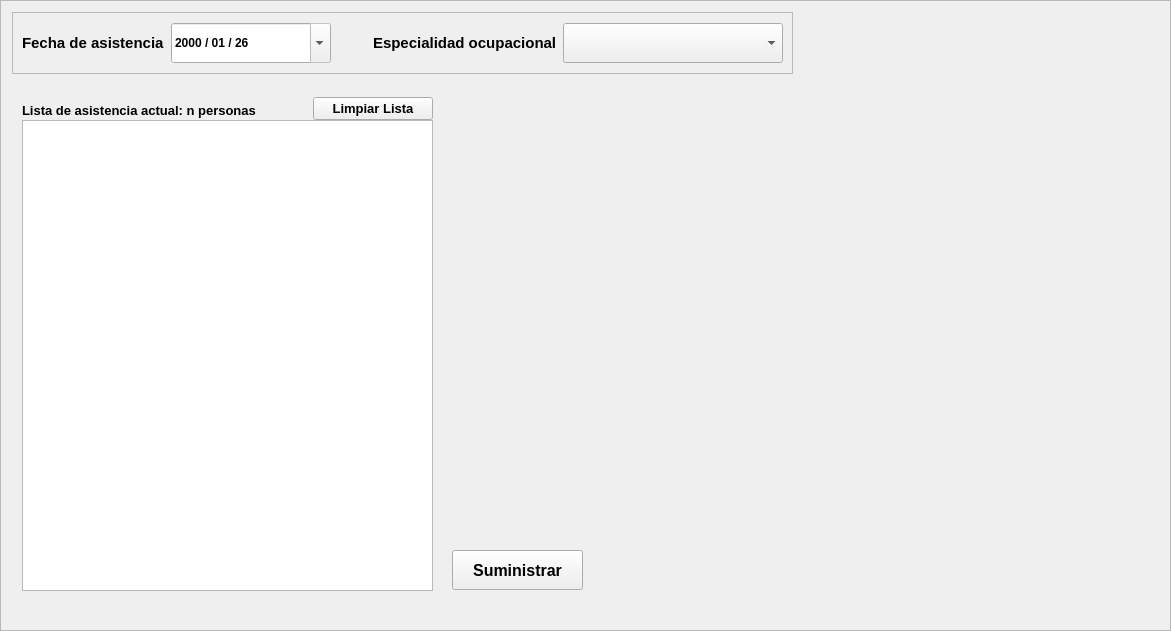
           <widget class="QFrame" name="frame_registros">
            <property name="minimumSize">
             <size>
              <width>1171</width>
              <height>631</height>
             </size>
            </property>
            <property name="maximumSize">
             <size>
              <width>1271</width>
              <height>631</height>
             </size>
            </property>
            <property name="frameShape">
             <enum>QFrame::StyledPanel</enum>
            </property>
            <property name="frameShadow">
             <enum>QFrame::Raised</enum>
            </property>
            <property name="tipo" stdset="0">
             <string>espacio_form</string>
            </property>
            <layout class="QVBoxLayout" name="verticalLayout_7">
             <item>
              <widget class="QFrame" name="frame_filtro">
               <property name="minimumSize">
                <size>
                 <width>781</width>
                 <height>62</height>
                </size>
               </property>
               <property name="maximumSize">
                <size>
                 <width>781</width>
                 <height>62</height>
                </size>
               </property>
               <property name="frameShape">
                <enum>QFrame::StyledPanel</enum>
               </property>
               <property name="frameShadow">
                <enum>QFrame::Raised</enum>
               </property>
               <layout class="QHBoxLayout" name="horizontalLayout_4">
                <item>
                 <layout class="QHBoxLayout" name="horizontalLayout_2">
                  <item alignment="Qt::AlignLeft">
                   <widget class="QLabel" name="label_filtro_fecha_asistencia">
                    <property name="minimumSize">
                     <size>
                      <width>0</width>
                      <height>0</height>
                     </size>
                    </property>
                    <property name="maximumSize">
                     <size>
                      <width>143</width>
                      <height>16777215</height>
                     </size>
                    </property>
                    <property name="font">
                     <font>
                      <family>Segoe UI</family>
                      <pointsize>15</pointsize>
                      <weight>75</weight>
                      <italic>false</italic>
                      <bold>true</bold>
                     </font>
                    </property>
                    <property name="styleSheet">
                     <string notr="true"/>
                    </property>
                    <property name="text">
                     <string>&lt;html&gt;&lt;head/&gt;&lt;body&gt;&lt;p&gt;&lt;span style=&quot; font-size:11pt;&quot;&gt;Fecha de asistencia&lt;/span&gt;&lt;/p&gt;&lt;/body&gt;&lt;/html&gt;</string>
                    </property>
                    <property name="alignment">
                     <set>Qt::AlignLeading|Qt::AlignLeft|Qt::AlignVCenter</set>
                    </property>
                    <property name="tipo" stdset="0">
                     <string>titulo_qlineedit</string>
                    </property>
                   </widget>
                  </item>
                  <item alignment="Qt::AlignLeft">
                   <widget class="QDateEdit" name="dateedit_filtro_fecha_asistencia">
                    <property name="minimumSize">
                     <size>
                      <width>160</width>
                      <height>40</height>
                     </size>
                    </property>
                    <property name="maximumSize">
                     <size>
                      <width>160</width>
                      <height>16777215</height>
                     </size>
                    </property>
                    <property name="font">
                     <font>
                      <family>Segoe UI</family>
                      <weight>75</weight>
                      <italic>false</italic>
                      <bold>true</bold>
                     </font>
                    </property>
                    <property name="toolTip">
                     <string>Año/Mes/Dia</string>
                    </property>
                    <property name="styleSheet">
                     <string notr="true"/>
                    </property>
                    <property name="wrapping">
                     <bool>false</bool>
                    </property>
                    <property name="frame">
                     <bool>true</bool>
                    </property>
                    <property name="readOnly">
                     <bool>true</bool>
                    </property>
                    <property name="buttonSymbols">
                     <enum>QAbstractSpinBox::UpDownArrows</enum>
                    </property>
                    <property name="accelerated">
                     <bool>true</bool>
                    </property>
                    <property name="keyboardTracking">
                     <bool>true</bool>
                    </property>
                    <property name="showGroupSeparator" stdset="0">
                     <bool>true</bool>
                    </property>
                    <property name="currentSection">
                     <enum>QDateTimeEdit::YearSection</enum>
                    </property>
                    <property name="displayFormat">
                     <string>yyyy / MM / dd</string>
                    </property>
                    <property name="calendarPopup">
                     <bool>true</bool>
                    </property>
                    <property name="currentSectionIndex">
                     <number>0</number>
                    </property>
                    <property name="date">
                     <date>
                      <year>2000</year>
                      <month>1</month>
                      <day>26</day>
                     </date>
                    </property>
                   </widget>
                  </item>
                 </layout>
                </item>
                <item>
                 <spacer name="horizontalSpacer">
                  <property name="orientation">
                   <enum>Qt::Horizontal</enum>
                  </property>
                  <property name="sizeHint" stdset="0">
                   <size>
                    <width>40</width>
                    <height>20</height>
                   </size>
                  </property>
                 </spacer>
                </item>
                <item>
                 <layout class="QHBoxLayout" name="horizontalLayout_3">
                  <item>
                   <widget class="QLabel" name="titulo_de_boton_filtro_especialidades">
                    <property name="sizePolicy">
                     <sizepolicy hsizetype="Preferred" vsizetype="Preferred">
                      <horstretch>0</horstretch>
                      <verstretch>30</verstretch>
                     </sizepolicy>
                    </property>
                    <property name="minimumSize">
                     <size>
                      <width>0</width>
                      <height>0</height>
                     </size>
                    </property>
                    <property name="maximumSize">
                     <size>
                      <width>500</width>
                      <height>16777215</height>
                     </size>
                    </property>
                    <property name="font">
                     <font>
                      <family>Segoe UI</family>
                      <pointsize>11</pointsize>
                      <weight>75</weight>
                      <italic>false</italic>
                      <bold>true</bold>
                     </font>
                    </property>
                    <property name="styleSheet">
                     <string notr="true"/>
                    </property>
                    <property name="text">
                     <string>Especialidad ocupacional</string>
                    </property>
                    <property name="tipo" stdset="0">
                     <string>titulo_qlineedit</string>
                    </property>
                   </widget>
                  </item>
                  <item>
                   <widget class="QComboBox" name="boton_filtro_especialidades">
                    <property name="enabled">
                     <bool>true</bool>
                    </property>
                    <property name="sizePolicy">
                     <sizepolicy hsizetype="Fixed" vsizetype="Fixed">
                      <horstretch>0</horstretch>
                      <verstretch>0</verstretch>
                     </sizepolicy>
                    </property>
                    <property name="minimumSize">
                     <size>
                      <width>220</width>
                      <height>40</height>
                     </size>
                    </property>
                    <property name="maximumSize">
                     <size>
                      <width>200</width>
                      <height>16777215</height>
                     </size>
                    </property>
                    <property name="styleSheet">
                     <string notr="true"/>
                    </property>
                    <property name="editable">
                     <bool>false</bool>
                    </property>
                    <property name="currentText">
                     <string/>
                    </property>
                    <property name="currentIndex">
                     <number>-1</number>
                    </property>
                    <property name="insertPolicy">
                     <enum>QComboBox::NoInsert</enum>
                    </property>
                    <property name="iconSize">
                     <size>
                      <width>40</width>
                      <height>40</height>
                     </size>
                    </property>
                    <property name="placeholderText">
                     <string/>
                    </property>
                   </widget>
                  </item>
                 </layout>
                </item>
               </layout>
              </widget>
             </item>
             <item>
              <widget class="QStackedWidget" name="ventanas_registro_asistencia">
               <property name="currentIndex">
                <number>1</number>
               </property>
               <widget class="QWidget" name="pagina_asistencias_registradas">
                <layout class="QVBoxLayout" name="verticalLayout_9">
                 <property name="spacing">
                  <number>0</number>
                 </property>
                 <property name="leftMargin">
                  <number>0</number>
                 </property>
                 <property name="topMargin">
                  <number>0</number>
                 </property>
                 <property name="rightMargin">
                  <number>0</number>
                 </property>
                 <property name="bottomMargin">
                  <number>0</number>
                 </property>
                 <item>
                  <widget class="QTableView" name="tbl_asistencias_registradas"/>
                 </item>
                </layout>
               </widget>
               <widget class="QWidget" name="pagina_asistencias_en_cola">
                <widget class="QPushButton" name="boton_suministrar">
                 <property name="geometry">
                  <rect>
                   <x>440</x>
                   <y>470</y>
                   <width>131</width>
                   <height>40</height>
                  </rect>
                 </property>
                 <property name="minimumSize">
                  <size>
                   <width>131</width>
                   <height>40</height>
                  </size>
                 </property>
                 <property name="maximumSize">
                  <size>
                   <width>131</width>
                   <height>40</height>
                  </size>
                 </property>
                 <property name="font">
                  <font>
                   <family>Segoe UI</family>
                   <pointsize>12</pointsize>
                   <weight>75</weight>
                   <italic>false</italic>
                   <bold>true</bold>
                  </font>
                 </property>
                 <property name="cursor">
                  <cursorShape>PointingHandCursor</cursorShape>
                 </property>
                 <property name="styleSheet">
                  <string notr="true"/>
                 </property>
                 <property name="text">
                  <string>Suministrar</string>
                 </property>
                 <property name="iconSize">
                  <size>
                   <width>26</width>
                   <height>26</height>
                  </size>
                 </property>
                 <property name="tipo" stdset="0">
                  <string>boton_anadir</string>
                 </property>
                </widget>
                <widget class="QWidget" name="">
                 <property name="geometry">
                  <rect>
                   <x>10</x>
                   <y>10</y>
                   <width>411</width>
                   <height>501</height>
                  </rect>
                 </property>
                 <layout class="QVBoxLayout" name="verticalLayout_11">
                  <property name="spacing">
                   <number>0</number>
                  </property>
                  <item>
                   <layout class="QHBoxLayout" name="horizontalLayout">
                    <item>
                     <widget class="QLabel" name="label_titulo_asistencia">
                      <property name="minimumSize">
                       <size>
                        <width>0</width>
                        <height>30</height>
                       </size>
                      </property>
                      <property name="maximumSize">
                       <size>
                        <width>285</width>
                        <height>20</height>
                       </size>
                      </property>
                      <property name="font">
                       <font>
                        <family>Segoe UI</family>
                        <pointsize>10</pointsize>
                        <weight>75</weight>
                        <italic>false</italic>
                        <bold>true</bold>
                       </font>
                      </property>
                      <property name="styleSheet">
                       <string notr="true"/>
                      </property>
                      <property name="text">
                       <string>Lista de asistencia actual: n personas</string>
                      </property>
                      <property name="alignment">
                       <set>Qt::AlignLeading|Qt::AlignLeft|Qt::AlignVCenter</set>
                      </property>
                     </widget>
                    </item>
                    <item alignment="Qt::AlignRight|Qt::AlignBottom">
                     <widget class="QPushButton" name="boton_limpiar_lista">
                      <property name="sizePolicy">
                       <sizepolicy hsizetype="Minimum" vsizetype="Fixed">
                        <horstretch>0</horstretch>
                        <verstretch>10</verstretch>
                       </sizepolicy>
                      </property>
                      <property name="minimumSize">
                       <size>
                        <width>120</width>
                        <height>20</height>
                       </size>
                      </property>
                      <property name="maximumSize">
                       <size>
                        <width>400</width>
                        <height>16777215</height>
                       </size>
                      </property>
                      <property name="font">
                       <font>
                        <family>Segoe UI</family>
                        <pointsize>10</pointsize>
                        <weight>75</weight>
                        <italic>false</italic>
                        <bold>true</bold>
                       </font>
                      </property>
                      <property name="cursor">
                       <cursorShape>PointingHandCursor</cursorShape>
                      </property>
                      <property name="toolTip">
                       <string>Este boton limpia toda la lista</string>
                      </property>
                      <property name="styleSheet">
                       <string notr="true"/>
                      </property>
                      <property name="text">
                       <string comment="hola" extracomment="sd">Limpiar Lista</string>
                      </property>
                      <property name="icon">
                       <iconset>
                        <normaloff>../../../../../../../../recursos_de_imagenes/iconos_de_interfaz/brocha.png</normaloff>../../../../../../../../recursos_de_imagenes/iconos_de_interfaz/brocha.png</iconset>
                      </property>
                      <property name="tipo" stdset="0">
                       <string>boton_limpiar</string>
                      </property>
                     </widget>
                    </item>
                   </layout>
                  </item>
                  <item>
                   <widget class="QListWidget" name="lista_asistencias_en_cola"/>
                  </item>
                 </layout>
                </widget>
               </widget>
              </widget>
             </item>
            </layout>
           </widget>
